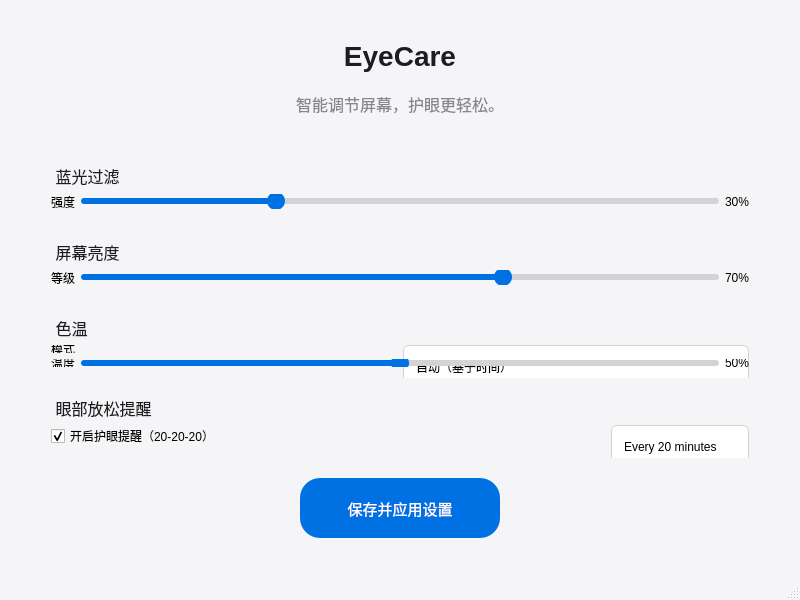
<?xml version="1.0" encoding="UTF-8"?>
<ui version="4.0">
 <class>EyeCareApp</class>
 <widget class="QMainWindow" name="EyeCareApp">
  <property name="geometry">
   <rect>
    <x>0</x>
    <y>0</y>
    <width>800</width>
    <height>600</height>
   </rect>
  </property>
  <property name="minimumSize">
   <size>
    <width>800</width>
    <height>600</height>
   </size>
  </property>
  <property name="windowTitle">
   <string>EyeCare</string>
  </property>
  <property name="styleSheet">
   <string>
    QMainWindow {
      background-color: #f5f5f7;
    }
    QLabel#titleLabel {
      font-family: &quot;SF Pro Display&quot;, &quot;Segoe UI&quot;, sans-serif;
      font-size: 28px;
      font-weight: bold;
      color: #1d1d1f;
    }
    QLabel#subtitleLabel {
      font-family: &quot;SF Pro Text&quot;, &quot;Segoe UI&quot;, sans-serif;
      font-size: 16px;
      color: #86868b;
    }
    QPushButton#actionButton {
      background-color: #0071e3;
      color: white;
      border: none;
      border-radius: 20px;
      font-family: &quot;SF Pro Text&quot;, &quot;Segoe UI&quot;, sans-serif;
      font-size: 15px;
      font-weight: medium;
      padding: 10px 20px;
      min-width: 160px;
      min-height: 40px;
    }
    QPushButton#actionButton:hover {
      background-color: #0077ed;
    }
    QPushButton#actionButton:pressed {
      background-color: #0068d1;
    }
    QSlider::groove:horizontal {
      border: none;
      height: 6px;
      background: #d2d2d7;
      border-radius: 3px;
    }
    QSlider::handle:horizontal {
      background: #0071e3;
      border: none;
      width: 18px;
      height: 18px;
      margin: -6px 0;
      border-radius: 9px;
    }
    QSlider::sub-page:horizontal {
      background: #0071e3;
      border-radius: 3px;
    }
    QComboBox {
      border: 1px solid #d2d2d7;
      border-radius: 6px;
      padding: 6px 12px;
      background-color: white;
      min-height: 30px;
    }
    QComboBox::drop-down {
      border: none;
    }
    QGroupBox {
      font-family: &quot;SF Pro Text&quot;, &quot;Segoe UI&quot;, sans-serif;
      font-size: 16px;
      font-weight: medium;
      color: #1d1d1f;
      border: none;
      margin-top: 16px;
    }
    QGroupBox::title {
      subcontrol-origin: margin;
      left: 8px;
      padding: 0 5px;
    }
   </string>
  </property>
  <widget class="QWidget" name="centralWidget">
   <layout class="QVBoxLayout" name="verticalLayout">
    <property name="spacing">
     <number>20</number>
    </property>
    <property name="leftMargin">
     <number>40</number>
    </property>
    <property name="topMargin">
     <number>40</number>
    </property>
    <property name="rightMargin">
     <number>40</number>
    </property>
    <property name="bottomMargin">
     <number>40</number>
    </property>
    <item>
     <widget class="QLabel" name="titleLabel">
      <property name="text">
       <string>EyeCare</string>
      </property>
      <property name="alignment">
       <set>Qt::AlignmentFlag::AlignCenter</set>
      </property>
     </widget>
    </item>
    <item>
     <widget class="QLabel" name="subtitleLabel">
      <property name="text">
       <string>智能调节屏幕，护眼更轻松。</string>
      </property>
      <property name="alignment">
       <set>Qt::AlignmentFlag::AlignCenter</set>
      </property>
     </widget>
    </item>
    <item>
     <spacer name="verticalSpacer">
      <property name="orientation">
       <enum>Qt::Orientation::Vertical</enum>
      </property>
      <property name="sizeType">
       <enum>QSizePolicy::Policy::Fixed</enum>
      </property>
      <property name="sizeHint" stdset="0">
       <size>
        <width>20</width>
        <height>30</height>
       </size>
      </property>
     </spacer>
    </item>
    <item>
     <widget class="QGroupBox" name="blueFilterGroup">
      <property name="title">
       <string>蓝光过滤</string>
      </property>
      <layout class="QVBoxLayout" name="blueFilterLayout">
       <item>
        <layout class="QHBoxLayout" name="blueFilterControlLayout">
         <item>
          <widget class="QLabel" name="blueFilterLabel">
           <property name="text">
            <string>强度</string>
           </property>
          </widget>
         </item>
         <item>
          <widget class="QSlider" name="blueFilterSlider">
           <property name="minimum">
            <number>0</number>
           </property>
           <property name="maximum">
            <number>100</number>
           </property>
           <property name="value">
            <number>30</number>
           </property>
           <property name="orientation">
            <enum>Qt::Orientation::Horizontal</enum>
           </property>
          </widget>
         </item>
         <item>
          <widget class="QLabel" name="blueFilterValueLabel">
           <property name="text">
            <string>30%</string>
           </property>
          </widget>
         </item>
        </layout>
       </item>
      </layout>
     </widget>
    </item>
    <item>
     <widget class="QGroupBox" name="brightnessGroup">
      <property name="title">
       <string>屏幕亮度</string>
      </property>
      <layout class="QVBoxLayout" name="brightnessLayout">
       <item>
        <layout class="QHBoxLayout" name="brightnessControlLayout">
         <item>
          <widget class="QLabel" name="brightnessLabel">
           <property name="text">
            <string>等级</string>
           </property>
          </widget>
         </item>
         <item>
          <widget class="QSlider" name="brightnessSlider">
           <property name="minimum">
            <number>10</number>
           </property>
           <property name="maximum">
            <number>100</number>
           </property>
           <property name="value">
            <number>70</number>
           </property>
           <property name="orientation">
            <enum>Qt::Orientation::Horizontal</enum>
           </property>
          </widget>
         </item>
         <item>
          <widget class="QLabel" name="brightnessValueLabel">
           <property name="text">
            <string>70%</string>
           </property>
          </widget>
         </item>
        </layout>
       </item>
      </layout>
     </widget>
    </item>
    <item>
     <widget class="QGroupBox" name="modeGroup">
      <property name="title">
       <string>色温</string>
      </property>
      <layout class="QVBoxLayout" name="modeLayout">
       <item>
        <layout class="QHBoxLayout" name="modeControlLayout">
         <item>
          <widget class="QLabel" name="modeLabel">
           <property name="text">
            <string>模式</string>
           </property>
          </widget>
         </item>
         <item>
          <widget class="QComboBox" name="modeComboBox">
           <item>
            <property name="text">
             <string>自动（基于时间）</string>
            </property>
           </item>
           <item>
            <property name="text">
             <string>暖色调 （夜间）</string>
            </property>
           </item>
           <item>
            <property name="text">
             <string>冷色调（日间）</string>
            </property>
           </item>
           <item>
            <property name="text">
             <string>自定义</string>
            </property>
           </item>
          </widget>
         </item>
        </layout>
       </item>
       <item>
        <layout class="QHBoxLayout" name="temperatureControlLayout">
         <item>
          <widget class="QLabel" name="temperatureLabel">
           <property name="text">
            <string>温度</string>
           </property>
          </widget>
         </item>
         <item>
          <widget class="QSlider" name="temperatureSlider">
           <property name="minimum">
            <number>0</number>
           </property>
           <property name="maximum">
            <number>100</number>
           </property>
           <property name="value">
            <number>50</number>
           </property>
           <property name="orientation">
            <enum>Qt::Orientation::Horizontal</enum>
           </property>
          </widget>
         </item>
         <item>
          <widget class="QLabel" name="temperatureValueLabel">
           <property name="text">
            <string>50%</string>
           </property>
          </widget>
         </item>
        </layout>
       </item>
      </layout>
     </widget>
    </item>
    <item>
     <widget class="QGroupBox" name="reminderGroup">
      <property name="title">
       <string>眼部放松提醒</string>
      </property>
      <layout class="QVBoxLayout" name="reminderLayout">
       <item>
        <layout class="QHBoxLayout" name="reminderControlLayout">
         <item>
          <widget class="QCheckBox" name="reminderCheckBox">
           <property name="text">
            <string>开启护眼提醒（20-20-20）</string>
           </property>
           <property name="checked">
            <bool>true</bool>
           </property>
          </widget>
         </item>
         <item>
          <spacer name="horizontalSpacer">
           <property name="orientation">
            <enum>Qt::Orientation::Horizontal</enum>
           </property>
           <property name="sizeHint" stdset="0">
            <size>
             <width>40</width>
             <height>20</height>
            </size>
           </property>
          </spacer>
         </item>
         <item>
          <widget class="QComboBox" name="reminderIntervalComboBox">
           <item>
            <property name="text">
             <string>Every 20 minutes</string>
            </property>
           </item>
           <item>
            <property name="text">
             <string>Every 30 minutes</string>
            </property>
           </item>
           <item>
            <property name="text">
             <string>Every 60 minutes</string>
            </property>
           </item>
          </widget>
         </item>
        </layout>
       </item>
      </layout>
     </widget>
    </item>
    <item>
     <spacer name="verticalSpacer_2">
      <property name="orientation">
       <enum>Qt::Orientation::Vertical</enum>
      </property>
      <property name="sizeHint" stdset="0">
       <size>
        <width>20</width>
        <height>40</height>
       </size>
      </property>
     </spacer>
    </item>
    <item>
     <layout class="QHBoxLayout" name="buttonLayout">
      <item>
       <spacer name="horizontalSpacer_2">
        <property name="orientation">
         <enum>Qt::Orientation::Horizontal</enum>
        </property>
        <property name="sizeHint" stdset="0">
         <size>
          <width>40</width>
          <height>20</height>
         </size>
        </property>
       </spacer>
      </item>
      <item>
       <widget class="QPushButton" name="actionButton">
        <property name="text">
         <string>保存并应用设置</string>
        </property>
       </widget>
      </item>
      <item>
       <spacer name="horizontalSpacer_3">
        <property name="orientation">
         <enum>Qt::Orientation::Horizontal</enum>
        </property>
        <property name="sizeHint" stdset="0">
         <size>
          <width>40</width>
          <height>20</height>
         </size>
        </property>
       </spacer>
      </item>
     </layout>
    </item>
   </layout>
  </widget>
  <widget class="QStatusBar" name="statusBar"/>
 </widget>
 <layoutdefault spacing="6" margin="11"/>
 <resources>
  <include location="QtWidgetsApplication1.qrc"/>
 </resources>
 <connections/>
</ui>
